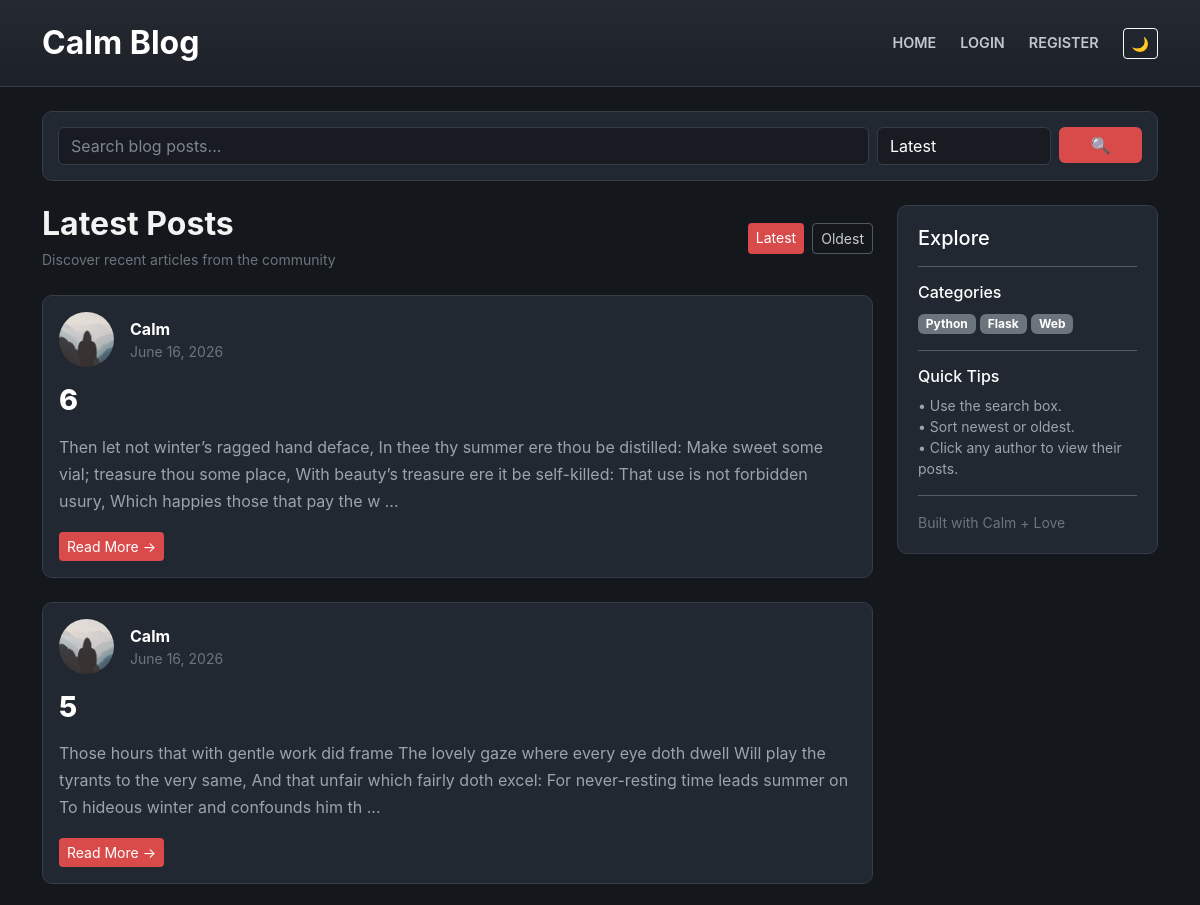
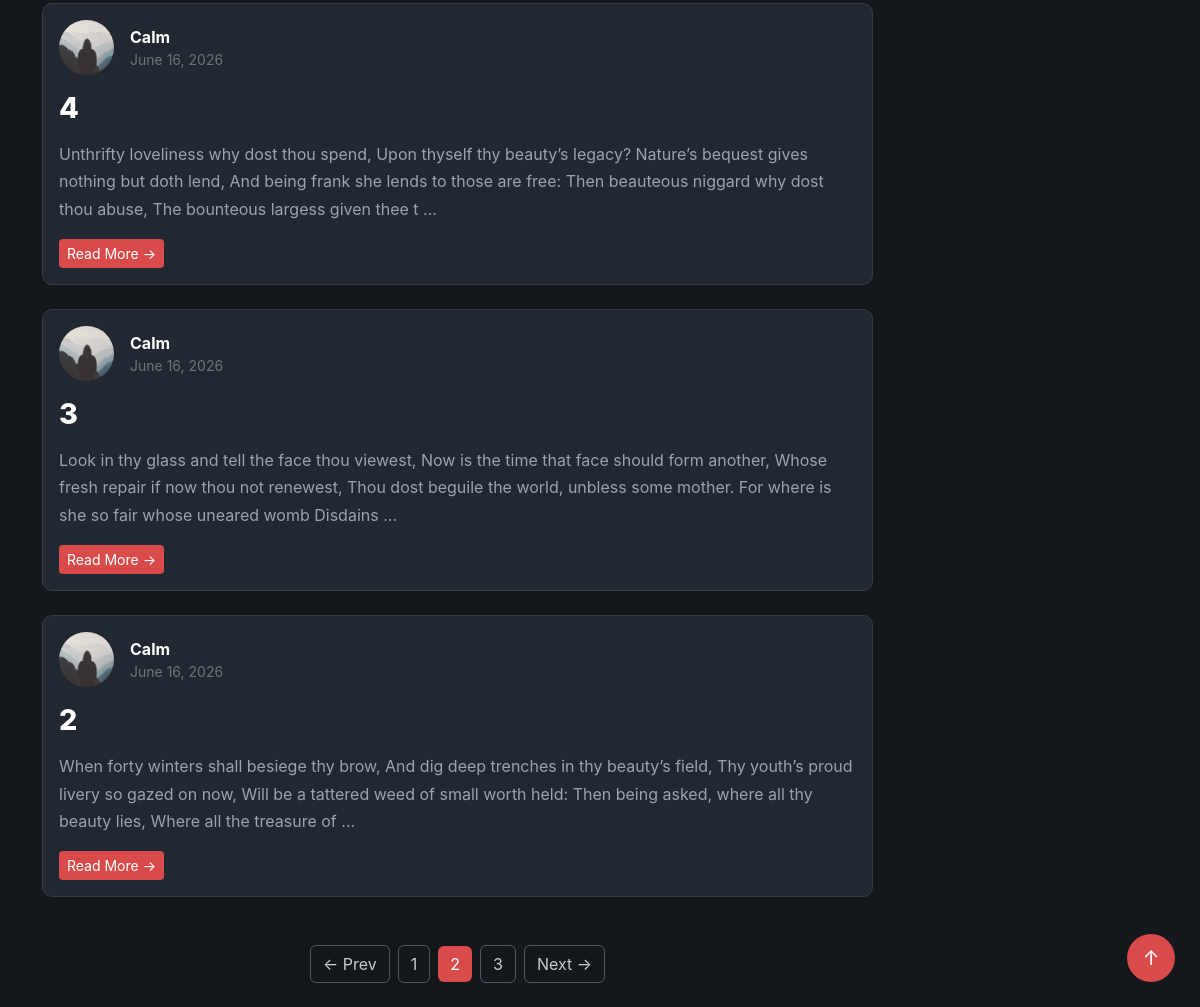
/home?page=2&sort=latest, run on the app's committed database (2 pictures, top to bottom).
### models.py (models this page shows, shortened)
class Post(db.Model):
    id = db.Column(db.Integer, primary_key=True)
    title = db.Column(
        db.String(100),
        nullable=False
    )
    date_posted = db.Column(
        db.DateTime,
        nullable=False,
        default=datetime.utcnow
    )
    content = db.Column(
        db.Text,
        nullable=False
    )
    user_id = db.Column(
        db.Integer,
        db.ForeignKey("user.id"),
        nullable=False
    )

class User(db.Model, UserMixin):
    id = db.Column(db.Integer, primary_key=True)
    username = db.Column(
        db.String(20),
        unique=True,
        nullable=False
    )
    email = db.Column(
        db.String(120),
        unique=True,
        nullable=False
    )
    image_file = db.Column(
        db.String(20),
        nullable=False,
        default="default.jpg"
    )
    password = db.Column(
        db.String(255),
        nullable=False
    )
    posts = db.relationship(
        "Post",
        backref="author",
        lazy=True
    )

### app.py (the view, shortened to what this page needs)
@app.route("/")
@app.route("/home")
def home():
    page = request.args.get("page", 1, type=int)
    sort = request.args.get("sort", "latest")
    q = request.args.get("q", "").strip()
    query = Post.query
    if sort == "oldest":
        query = query.order_by(Post.date_posted.asc())
    else:
        query = query.order_by(Post.date_posted.desc())
    posts = query.paginate(
        page=page,
        per_page=5,
        error_out=False
    )
    return render_template(
        "home.html",
        posts=posts,
        sort=sort,
        q=q
    )

### templates/home.html
{% extends "layout.html" %}
{% block content %}
<div class="d-flex justify-content-between align-items-center mb-4">
    <div>
        <h2 class="fw-bold mb-1">Latest Posts</h2>
        <small class="text-secondary">
            Discover recent articles from the community
        </small>
    </div>
    <div class="d-flex gap-2">
        <a href="{{ url_for('home', sort='latest') }}"
           class="btn btn-sm {% if sort == 'latest' %}btn-danger{% else %}btn-outline-secondary{% endif %}">
            Latest
        </a>
        <a href="{{ url_for('home', sort='oldest') }}"
           class="btn btn-sm {% if sort == 'oldest' %}btn-danger{% else %}btn-outline-secondary{% endif %}">
            Oldest
        </a>
    </div>
</div>
{% for post in posts.items %}
<div class="card post-card mb-4">
    <div class="card-body">
        <div class="d-flex align-items-center mb-3">
            <a href="{{ url_for('user_posts', username=post.author.username) }}">
                <img
                    src="{{ url_for('static', filename='profile_pics/' + post.author.image_file) }}"
                    class="rounded-circle author-avatar"
                    width="55"
                    height="55"
                    style="object-fit:cover;">
            </a>
            <div class="ms-3">
                <a href="{{ url_for('user_posts', username=post.author.username) }}"
                   class="author-name">
                    {{ post.author.username }}
                </a>
                <div class="small text-secondary">
                    {{ post.date_posted.strftime('%B %d, %Y') }}
                </div>
            </div>
        </div>
        <a href="{{ url_for('post', post_id=post.id) }}"
           class="text-decoration-none">
            <h3 class="post-title mb-3">
                {{ post.title }}
            </h3>
        </a>
        <p class="post-preview">
            {{ post.content[:250] }}
            {% if post.content|length > 250 %}
                ...
            {% endif %}
        </p>
        <div class="mt-3">
            <a href="{{ url_for('post', post_id=post.id) }}"
               class="btn btn-sm btn-danger">
                Read More →
            </a>
        </div>
    </div>
</div>
{% endfor %}
<div class="d-flex justify-content-center align-items-center mt-5 mb-4 flex-wrap gap-2">
    {% if posts.has_prev %}
        <a href="{{ url_for('home', page=posts.prev_num, sort=sort) }}"
           class="btn btn-outline-secondary">
            ← Prev
        </a>
    {% endif %}
    {% for page_num in posts.iter_pages(left_edge=1, right_edge=1, left_current=2, right_current=2) %}
        {% if page_num %}
            {% if page_num == posts.page %}
                <span class="btn btn-danger">
                    {{ page_num }}
                </span>
            {% else %}
                <a href="{{ url_for('home', page=page_num, sort=sort) }}"
                   class="btn btn-outline-secondary">
                    {{ page_num }}
                </a>
            {% endif %}
        {% else %}
            <span class="text-secondary px-2">
                ...
            </span>
        {% endif %}
    {% endfor %}
    {% if posts.has_next %}
        <a href="{{ url_for('home', page=posts.next_num, sort=sort) }}"
           class="btn btn-outline-secondary">
            Next →
        </a>
    {% endif %}
</div>
<button
    onclick="window.scrollTo({top:0,behavior:'smooth'})"
    class="btn btn-danger rounded-circle back-top">
    ↑
</button>
{% endblock %}

### static/main.css (style rules this page uses)
:root { --bg:#14171c; --card:#222831; --card-hover:#2a313c; --border:#363d48; --text:#f3f3f3; --muted:#9aa4af; --accent:#d94b4b; }
body { background:var(--bg); color:var(--text); font-family:Inter,system-ui,Arial,sans-serif; transition:.25s; }
.post-card { background:var(--card); border:1px solid var(--border); border-radius:10px; transition:.2s; box-shadow:none; }
.author-avatar { transition:.2s; }
.author-name { color:white; text-decoration:none; font-weight:700; }
.post-title { color:white; font-size:1.8rem; font-weight:800; transition:.2s; }
.post-preview { color:var(--muted); line-height:1.7; font-size:1rem; }
.btn-danger { background:var(--accent); border:none; }
.btn-outline-secondary { border-color:#505862; color:#c6ccd2; }
.back-top { position:fixed; right:25px; bottom:25px; width:48px; height:48px; font-size:20px; z-index:999; }
a { text-decoration:none; }

### data on the page
Post: image_file (placeholder picture), author.username "Calm", date_posted "June 16, 2026", title "6", content "Then let not winter’s ragged hand deface, In thee thy summer ere thou be distilled: Make sweet some vial; treasure thou some place, With beauty’s treasure ere it be self-killed: That use is not forbidden usury, Which happies those that pay the w"
Post: image_file (placeholder picture), author.username "Calm", date_posted "June 16, 2026", title "5", content "Those hours that with gentle work did frame The lovely gaze where every eye doth dwell Will play the tyrants to the very same, And that unfair which fairly doth excel: For never-resting time leads summer on To hideous winter and confounds him th"
Post: image_file (placeholder picture), author.username "Calm", date_posted "June 16, 2026", title "4", content "Unthrifty loveliness why dost thou spend, Upon thyself thy beauty’s legacy? Nature’s bequest gives nothing but doth lend, And being frank she lends to those are free: Then beauteous niggard why dost thou abuse, The bounteous largess given thee t"
Post: image_file (placeholder picture), author.username "Calm", date_posted "June 16, 2026", title "3", content "Look in thy glass and tell the face thou viewest, Now is the time that face should form another, Whose fresh repair if now thou not renewest, Thou dost beguile the world, unbless some mother. For where is she so fair whose uneared womb Disdains"
Post: image_file (placeholder picture), author.username "Calm", date_posted "June 16, 2026", title "2", content "When forty winters shall besiege thy brow, And dig deep trenches in thy beauty’s field, Thy youth’s proud livery so gazed on now, Will be a tattered weed of small worth held: Then being asked, where all thy beauty lies, Where all the treasure of"

### other printed values
{{ page_num }} "1" "3"
{{ page_num }} "2"
